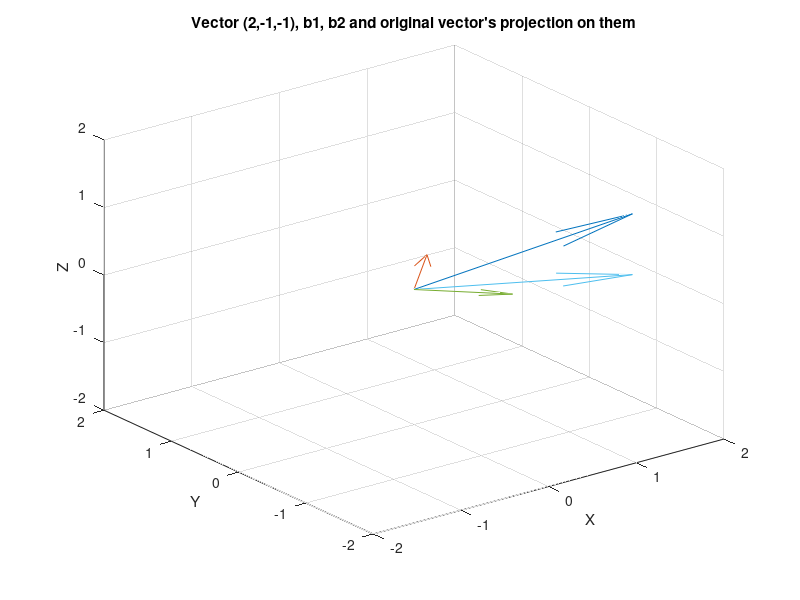

Write MATLAB code to recreate this figure.
%q3 - Rotation

figure; %Launch figure window

x = 0; y = 0; z = 0; % Specify origin points x,y,z
u = 2; v = -1; w = 1; % Specify direction points u,v,w

quiver3(x,y,z,u,v,w); % Show 3D arrows in figure
xlim([-2,2]); ylim([-2,2]); zlim([-2,2]);
title("Vector (2,-1,-1) on x-y-z space");
xlabel("X");
ylabel("Y");
zlabel("Z");
hold all;  %This keeps all previous plots in the current figure when adding 
           %new data. It also uses different colors each time we add data 
           %to the figure.

% Rotation matrices

theta = 45; % Degrees
theta = theta / 180 * pi; %Convert to radians

Rz = [cos(theta),sin(theta),0   ;... %Row 1
      -sin(theta),cos(theta),0   ;... %Row 2
      0         ,0         ,1   ];   %Row 3

%% Write your code in this block

% u, v, w vector
vec = [ u; v; w ];

% Projection matrix for X axis
P = [ 1, 0, 0 ;... % Row 1
      0, 0, 0 ;... % Row 2
      0, 0, 0 ];   % Row 3

% Project our vector on X axis
vec_x_projection = P*vec;

% Rotate unit vector on X direction 45 degrees around Z axis
unit_x = [ 1, 0, 0 ]';
b1 = Rz * unit_x;
b1 = b1 / sqrt(b1(1)^2 + b1(2)^2);
quiver3(x, y, z, b1(1), b1(2), b1(3));
title("Vector (2,-1,-1) and rotated (1,0,0) on x-y-z space");

% Rotote unit vector -45 degrees around Z axis
b2 = Rz' * unit_x;
b2 = b2 / sqrt(b2(1)^2 + b2(2)^2);
quiver3(x, y, z, b2(1), b2(2), b2(3));
title("Vector (2,-1,-1) and two rotated versions of (1,0,0)");

% Calcualte dot-prodoct of b1 and b2
b1_cdot_b2 = dot(b1', b2');

% Find the closest projection of our uvw vector on span{b1,b2}
vec_projection_coeffs = vec' * [ b1, b2 ];
vec_projection = vec_projection_coeffs * [b1, b2]';
quiver3(x, y, z, vec_projection(1), vec_projection(2), vec_projection(3));
title("Vector (2,-1,-1), b1, b2 and original vector's projection on them");